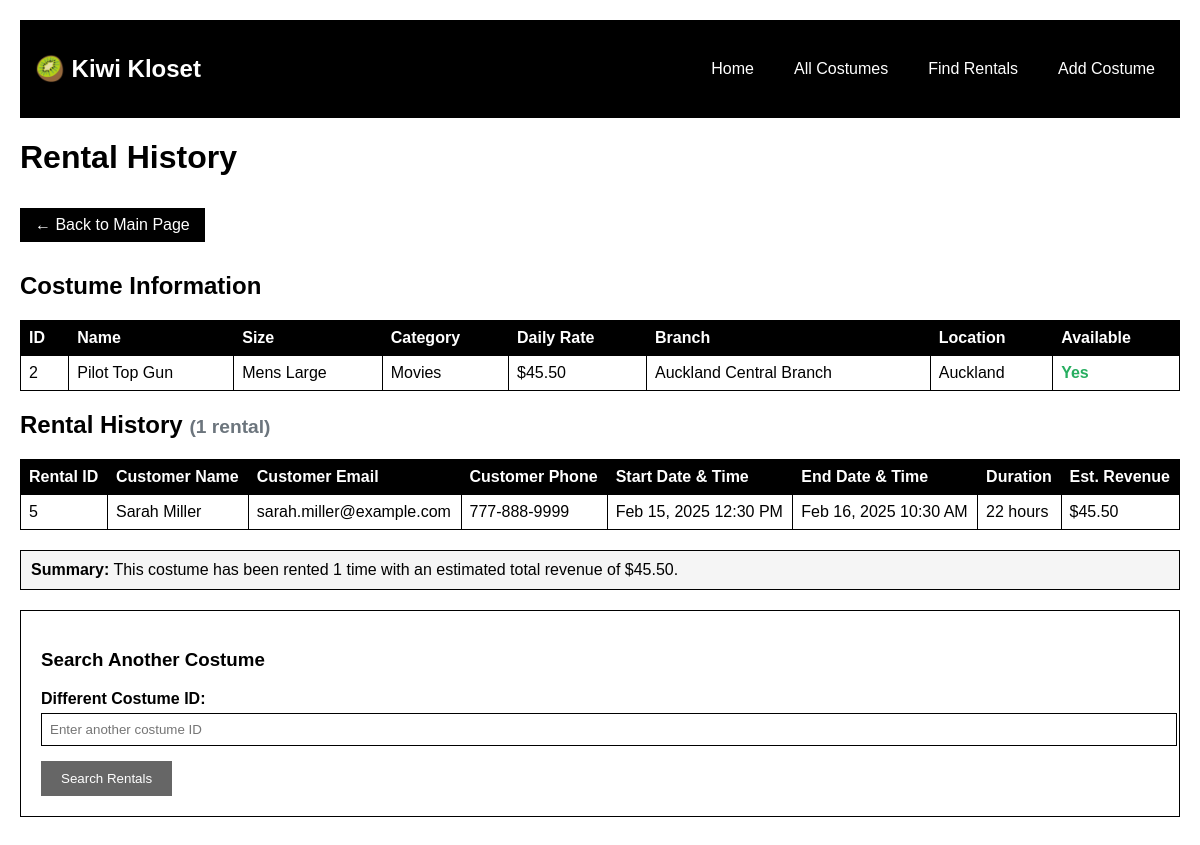
Page /rentals.php?costume_id=2 on the committed database.
### tables this page shows
CREATE TABLE costumes (
    id INT PRIMARY KEY,
	is_available TINYINT(1) NOT NULL,
	branch_id INT NOT NULL,
	name VARCHAR(255) NOT NULL,
	size VARCHAR(255) NOT NULL,
	daily_rate DECIMAL(10, 2) NOT NULL,
	category VARCHAR(255) NOT NULL
);

CREATE TABLE branches (
	id INT PRIMARY KEY,
    name varchar(255) NOT NULL,
    location VARCHAR(255) NOT NULL,
	email VARCHAR(255) NOT NULL
);

CREATE TABLE rentals (
	id INT PRIMARY KEY,
	start_datetime DATETIME NOT NULL,
	end_datetime DATETIME NOT NULL,
	costume_id INT NOT NULL,
	customer_id INT NOT NULL
);

CREATE TABLE customers (
	id INT PRIMARY KEY,
    email VARCHAR(255),
    first_name VARCHAR(255) NOT NULL,
    last_name VARCHAR(255) NOT NULL,
    phone VARCHAR(20)
);

### db.php (called while the page is built, shortened)
<?php
function executeQuery($conn, $sql, $types = "", $params = []) {
    try {
        $stmt = $conn->prepare($sql);
        if (!empty($params) && !empty($types)) {
            $stmt->bind_param($types, ...$params);
        }
        if (!$stmt->execute()) {
            throw new Exception("Execute failed: " . $stmt->error);
        }
        $result = $stmt->get_result();
        return $result;
    } catch (Exception $e) {
        error_log("Query execution error: " . $e->getMessage());
        if (isset($stmt)) {
            $stmt->close();
        }
        return false;
    }
}
?>

### rentals.php (the view, shortened to what this page needs)
<?php
require_once 'db.php';
$costume_info = null;
$rentals = [];
$error_message = '';
if (isset($_GET['costume_id']) && !empty($_GET['costume_id'])) {
    $costume_id = filter_var($_GET['costume_id'], FILTER_VALIDATE_INT);
    if ($costume_id === false || $costume_id <= 0) {
        $error_message = 'Invalid costume ID provided. Please enter a valid positive number.';
    } else {
        $conn = getDBConnection();
        if (!$conn) {
            $error_message = 'Unable to connect to the database. Please check your connection settings.';
        } else {
            $costume_query = "
                SELECT c.id, c.name, c.size, c.category, c.daily_rate, c.is_available,
                       b.name AS branch_name, b.location AS branch_location
                FROM costumes c
                JOIN branches b ON c.branch_id = b.id
                WHERE c.id = ?
            ";
            $costume_result = executeQuery($conn, $costume_query, "i", [$costume_id]);
            if ($costume_result !== false && $costume_result->num_rows > 0) {
                $costume_info = $costume_result->fetch_assoc();
                $rental_query = "
                    SELECT r.id, r.start_datetime, r.end_datetime,
                           c_customer.first_name, c_customer.last_name, c_customer.email, c_customer.phone
                    FROM rentals r
                    JOIN customers c_customer ON r.customer_id = c_customer.id
                    WHERE r.costume_id = ?
                    ORDER BY r.start_datetime DESC
                ";
                $rental_result = executeQuery($conn, $rental_query, "i", [$costume_id]);
                if ($rental_result !== false) {
                    $rentals = $rental_result->fetch_all(MYSQLI_ASSOC);
                } else {
                    $error_message = 'Failed to retrieve rental information from the database.';
                }
            } else {
                $error_message = "No costume found with ID: $costume_id. Please check the costume ID and try again.";
            }
        }
    }
} else {
    $error_message = 'No costume ID provided. Please specify a costume ID to view its rental history.';
}
function formatDateTime($datetime) {
    return date('M j, Y g:i A', strtotime($datetime));
}
function calculateDuration($start, $end) {
    $start_time = strtotime($start);
    $end_time = strtotime($end);
    $duration_hours = round(($end_time - $start_time) / 3600, 1);
    if ($duration_hours >= 24) {
        $days = floor($duration_hours / 24);
        $hours = $duration_hours % 24;
        return $days . " day" . ($days > 1 ? "s" : "") . ($hours > 0 ? " " . $hours . "h" : "");
    } else {
        return $duration_hours . " hour" . ($duration_hours != 1 ? "s" : "");
    }
}
?>
<!DOCTYPE html>
<html lang="en">
<head>
    <link rel="stylesheet" href="style.css">
</head>
<body>
    <header class="header">
        <nav class="navbar">
            <div class="logo">
                <h1>🥝 Kiwi Kloset</h1>
            </div>
            <ul class="nav-links">
                <li><a href="index.php">Home</a></li>
                <li><a href="index.php#costumes">All Costumes</a></li>
                <li><a href="index.php#rentals-form">Find Rentals</a></li>
                <li><a href="index.php#add-costume-form">Add Costume</a></li>
            </ul>
        </nav>
    </header>
    <div class="container">
        <main class="main-content">
            <h1 class="page-title">Rental History</h1>
            <a href="index.php" class="back-link">← Back to Main Page</a>
            <?php if (!empty($error_message)): ?>
                <div class="alert alert-error">
                    <strong>Error:</strong> <?php echo htmlspecialchars($error_message); ?>
                </div>
                <div class="form-section">
                    <h3>Try Another Costume ID</h3>
                    <form method="GET" action="rentals.php">
                        <div class="form-group">
                            <label for="costume_id">Costume ID:</label>
                            <input type="number"
                                   id="costume_id"
                                   name="costume_id"
                                   placeholder="Enter costume ID"
                                   min="1"
                                   value="<?php echo htmlspecialchars($_GET['costume_id'] ?? ''); ?>"
                                   required>
                        </div>
                        <button type="submit" class="btn">Search Rentals</button>
                    </form>
                </div>
            <?php else: ?>
                <?php if ($costume_info): ?>
                    <div class="table-section">
                        <h2 class="section-title">Costume Information</h2>
                        <table>
                            <thead>
                                <tr>
                                    <th>ID</th>
                                    <th>Name</th>
                                    <th>Size</th>
                                    <th>Category</th>
                                    <th>Daily Rate</th>
                                    <th>Branch</th>
                                    <th>Location</th>
                                    <th>Available</th>
                                </tr>
                            </thead>
                            <tbody>
                                <tr>
                                    <td><?php echo htmlspecialchars($costume_info['id']); ?></td>
                                    <td><?php echo htmlspecialchars($costume_info['name']); ?></td>
                                    <td><?php echo htmlspecialchars($costume_info['size']); ?></td>
                                    <td><?php echo htmlspecialchars($costume_info['category']); ?></td>
                                    <td>$<?php echo number_format($costume_info['daily_rate'], 2); ?></td>
                                    <td><?php echo htmlspecialchars($costume_info['branch_name']); ?></td>
                                    <td><?php echo htmlspecialchars($costume_info['branch_location']); ?></td>
                                    <td>
                                        <span style="color: <?php echo $costume_info['is_available'] ? '#27ae60' : '#e74c3c'; ?>; font-weight: bold;">
                                            <?php echo $costume_info['is_available'] ? 'Yes' : 'No'; ?>
                                        </span>
                                    </td>
                                </tr>
                            </tbody>
                        </table>
                    </div>
                    <div class="table-section">
                        <h2 class="section-title">
                            Rental History
                            <?php if (!empty($rentals)): ?>
                                <span style="font-size: 0.8em; color: #6c757d;">(<?php echo count($rentals); ?> rental<?php echo count($rentals) !== 1 ? 's' : ''; ?>)</span>
                            <?php endif; ?>
                        </h2>
                        <?php if (!empty($rentals)): ?>
                            <table>
                                <thead>
                                    <tr>
                                        <th>Rental ID</th>
                                        <th>Customer Name</th>
                                        <th>Customer Email</th>
                                        <th>Customer Phone</th>
                                        <th>Start Date & Time</th>
                                        <th>End Date & Time</th>
                                        <th>Duration</th>
                                        <th>Est. Revenue</th>
                                    </tr>
                                </thead>
                                <tbody>
                                    <?php foreach ($rentals as $rental): ?>
                                        <?php
                                            $duration = calculateDuration($rental['start_datetime'], $rental['end_datetime']);
                                            $duration_hours = round((strtotime($rental['end_datetime']) - strtotime($rental['start_datetime'])) / 3600, 1);
                                            $days = ceil($duration_hours / 24);
                                            $estimated_revenue = $days * $costume_info['daily_rate'];
                                        ?>
                                        <tr>
                                            <td><?php echo htmlspecialchars($rental['id']); ?></td>
                                            <td><?php echo htmlspecialchars($rental['first_name'] . ' ' . $rental['last_name']); ?></td>
                                            <td><?php echo htmlspecialchars($rental['email']); ?></td>
                                            <td><?php echo htmlspecialchars($rental['phone']); ?></td>
                                            <td><?php echo formatDateTime($rental['start_datetime']); ?></td>
                                            <td><?php echo formatDateTime($rental['end_datetime']); ?></td>
                                            <td><?php echo $duration; ?></td>
                                            <td>$<?php echo number_format($estimated_revenue, 2); ?></td>
                                        </tr>
                                    <?php endforeach; ?>
                                </tbody>
                            </table>
                            <?php
                                $total_rentals = count($rentals);
                                $total_revenue = 0;
                                foreach ($rentals as $rental) {
                                    $duration_hours = round((strtotime($rental['end_datetime']) - strtotime($rental['start_datetime'])) / 3600, 1);
                                    $days = ceil($duration_hours / 24);
                                    $total_revenue += $days * $costume_info['daily_rate'];
                                }
                            ?>
                            <div class="alert alert-info" style="margin-top: 1rem;">
                                <strong>Summary:</strong>
                                This costume has been rented <?php echo $total_rentals; ?> time<?php echo $total_rentals !== 1 ? 's' : ''; ?>
                                with an estimated total revenue of $<?php echo number_format($total_revenue, 2); ?>.
                            </div>
                        <?php endif; ?>
                    </div>
                    <div class="form-section">
                        <h3>Search Another Costume</h3>
                        <form method="GET" action="rentals.php">
                            <div class="form-group">
                                <label for="new_costume_id">Different Costume ID:</label>
                                <input type="number"
                                       id="new_costume_id"
                                       name="costume_id"
                                       placeholder="Enter another costume ID"
                                       min="1"
                                       required>
                            </div>
                            <button type="submit" class="btn btn-secondary">Search Rentals</button>
                        </form>
                    </div>
                <?php endif; ?>
            <?php endif; ?>
        </main>
    </div>
</body>
</html>

### style.css (style rules this page uses)
body { font-family: Arial, sans-serif; margin: 0; padding: 20px; }
.header { background: black; color: white; padding: 15px; margin-bottom: 20px; }
.navbar { display: flex; justify-content: space-between; align-items: center; }
.nav-links { display: flex; list-style: none; gap: 20px; margin: 0; padding: 0; }
.nav-links a { color: white; text-decoration: none; padding: 5px 10px; }
table { width: 100%; border-collapse: collapse; margin: 20px 0; }
th, td { border: 1px solid black; padding: 8px; text-align: left; }
th { background: black; color: white; }
.form-section { border: 1px solid black; padding: 20px; margin: 20px 0; }
.form-group { margin-bottom: 15px; }
.form-group label { display: block; margin-bottom: 5px; font-weight: bold; }
.form-group input, .form-group select { width: 100%; padding: 8px; border: 1px solid black; }
.btn { background: black; color: white; padding: 10px 20px; border: none; cursor: pointer; text-decoration: none; display: inline-block; }
.btn-secondary { background: #666; }
.alert { padding: 10px; margin: 10px 0; border: 1px solid black; }
.alert-info { background: #f5f5f5; }
.back-link { background: black; color: white; padding: 8px 15px; text-decoration: none; display: inline-block; margin: 10px 0; }

### rows in the picture
costumes: id "2", name "Pilot Top Gun", size "Mens Large", category "Movies", daily_rate "45.50", branch.name "Auckland Central Branch", branch.location "Auckland"
rentals: id "5", customer.last_name "Sarah Miller", customer.email "sarah.miller@example.com", customer.phone "777-888-9999", start_datetime "Feb 15, 2025 12:30 PM", end_datetime "Feb 16, 2025 10:30 AM", duration "22 hours", estimated_revenue "45.50"

### other values in the picture
count($rentals) "1"
$total_rentals "1"
$total_revenue "45.50"
